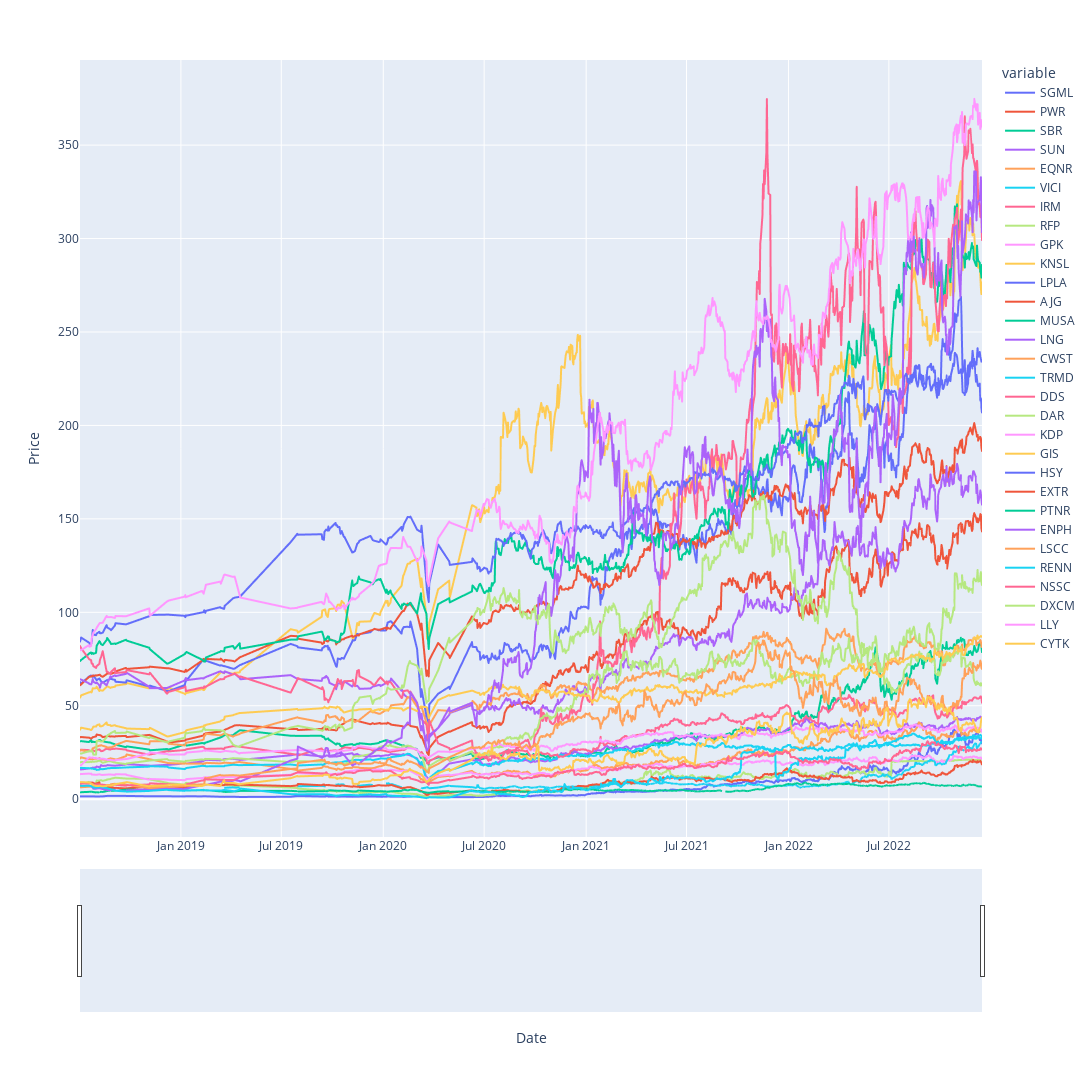

Write notebook code for a chart like this one.
### Markdown cell above
## Plot Price of Investments over Total Dataset

### Code cell
# Plot out prices for each stock since beginning of 2017
fig = px.line(mult_df, x=mult_df.index, y=mult_df.columns)
fig.update_xaxes(title="Date", rangeslider_visible=True)
fig.update_yaxes(title="Price")
fig.update_layout(height=1200, width=1800, 
                  showlegend=True)
fig.show()

### Figure 1 — Plotly figure (JSON) as saved in the notebook; plotly's stock layout.template omitted (floating-point values rounded to 4 significant figures; data arrays with more than 128 entries replaced by an {"elided": "..."} marker saying what was removed)
{"data": [{"hovertemplate": "variable=SGML<br>Date=%{x}<br>value=%{y}<extra></extra>", "legendgroup": "SGML", "line": {"color": "#636efa", "dash": "solid"}, "marker": {"symbol": "circle"}, "mode": "lines", "name": "SGML", "showlegend": true, "type": "scattergl", "x": {"elided": "718 str values"}, "xaxis": "x", "y": {"elided": "718 float values"}, "yaxis": "y"}, {"hovertemplate": "variable=PWR<br>Date=%{x}<br>value=%{y}<extra></extra>", "legendgroup": "PWR", "line": {"color": "#EF553B", "dash": "solid"}, "marker": {"symbol": "circle"}, "mode": "lines", "name": "PWR", "showlegend": true, "type": "scattergl", "x": {"elided": "718 str values"}, "xaxis": "x", "y": {"elided": "718 float values"}, "yaxis": "y"}, {"hovertemplate": "variable=SBR<br>Date=%{x}<br>value=%{y}<extra></extra>", "legendgroup": "SBR", "line": {"color": "#00cc96", "dash": "solid"}, "marker": {"symbol": "circle"}, "mode": "lines", "name": "SBR", "showlegend": true, "type": "scattergl", "x": {"elided": "718 str values"}, "xaxis": "x", "y": {"elided": "718 float values"}, "yaxis": "y"}, {"hovertemplate": "variable=SUN<br>Date=%{x}<br>value=%{y}<extra></extra>", "legendgroup": "SUN", "line": {"color": "#ab63fa", "dash": "solid"}, "marker": {"symbol": "circle"}, "mode": "lines", "name": "SUN", "showlegend": true, "type": "scattergl", "x": {"elided": "718 str values"}, "xaxis": "x", "y": {"elided": "718 float values"}, "yaxis": "y"}, {"hovertemplate": "variable=EQNR<br>Date=%{x}<br>value=%{y}<extra></extra>", "legendgroup": "EQNR", "line": {"color": "#FFA15A", "dash": "solid"}, "marker": {"symbol": "circle"}, "mode": "lines", "name": "EQNR", "showlegend": true, "type": "scattergl", "x": {"elided": "718 str values"}, "xaxis": "x", "y": {"elided": "718 float values"}, "yaxis": "y"}, {"hovertemplate": "variable=VICI<br>Date=%{x}<br>value=%{y}<extra></extra>", "legendgroup": "VICI", "line": {"color": "#19d3f3", "dash": "solid"}, "marker": {"symbol": "circle"}, "mode": "lines", "name": "VICI", "showlegend": true, "type": "scattergl", "x": {"elided": "718 str values"}, "xaxis": "x", "y": {"elided": "718 float values"}, "yaxis": "y"}, {"hovertemplate": "variable=IRM<br>Date=%{x}<br>value=%{y}<extra></extra>", "legendgroup": "IRM", "line": {"color": "#FF6692", "dash": "solid"}, "marker": {"symbol": "circle"}, "mode": "lines", "name": "IRM", "showlegend": true, "type": "scattergl", "x": {"elided": "718 str values"}, "xaxis": "x", "y": {"elided": "718 float values"}, "yaxis": "y"}, {"hovertemplate": "variable=RFP<br>Date=%{x}<br>value=%{y}<extra></extra>", "legendgroup": "RFP", "line": {"color": "#B6E880", "dash": "solid"}, "marker": {"symbol": "circle"}, "mode": "lines", "name": "RFP", "showlegend": true, "type": "scattergl", "x": {"elided": "718 str values"}, "xaxis": "x", "y": {"elided": "718 float values"}, "yaxis": "y"}, {"hovertemplate": "variable=GPK<br>Date=%{x}<br>value=%{y}<extra></extra>", "legendgroup": "GPK", "line": {"color": "#FF97FF", "dash": "solid"}, "marker": {"symbol": "circle"}, "mode": "lines", "name": "GPK", "showlegend": true, "type": "scattergl", "x": {"elided": "718 str values"}, "xaxis": "x", "y": {"elided": "718 float values"}, "yaxis": "y"}, {"hovertemplate": "variable=KNSL<br>Date=%{x}<br>value=%{y}<extra></extra>", "legendgroup": "KNSL", "line": {"color": "#FECB52", "dash": "solid"}, "marker": {"symbol": "circle"}, "mode": "lines", "name": "KNSL", "showlegend": true, "type": "scattergl", "x": {"elided": "718 str values"}, "xaxis": "x", "y": {"elided": "718 float values"}, "yaxis": "y"}, {"hovertemplate": "variable=LPLA<br>Date=%{x}<br>value=%{y}<extra></extra>", "legendgroup": "LPLA", "line": {"color": "#636efa", "dash": "solid"}, "marker": {"symbol": "circle"}, "mode": "lines", "name": "LPLA", "showlegend": true, "type": "scattergl", "x": {"elided": "718 str values"}, "xaxis": "x", "y": {"elided": "718 float values"}, "yaxis": "y"}, {"hovertemplate": "variable=AJG<br>Date=%{x}<br>value=%{y}<extra></extra>", "legendgroup": "AJG", "line": {"color": "#EF553B", "dash": "solid"}, "marker": {"symbol": "circle"}, "mode": "lines", "name": "AJG", "showlegend": true, "type": "scattergl", "x": {"elided": "718 str values"}, "xaxis": "x", "y": {"elided": "718 float values"}, "yaxis": "y"}, {"hovertemplate": "variable=MUSA<br>Date=%{x}<br>value=%{y}<extra></extra>", "legendgroup": "MUSA", "line": {"color": "#00cc96", "dash": "solid"}, "marker": {"symbol": "circle"}, "mode": "lines", "name": "MUSA", "showlegend": true, "type": "scattergl", "x": {"elided": "718 str values"}, "xaxis": "x", "y": {"elided": "718 float values"}, "yaxis": "y"}, {"hovertemplate": "variable=LNG<br>Date=%{x}<br>value=%{y}<extra></extra>", "legendgroup": "LNG", "line": {"color": "#ab63fa", "dash": "solid"}, "marker": {"symbol": "circle"}, "mode": "lines", "name": "LNG", "showlegend": true, "type": "scattergl", "x": {"elided": "718 str values"}, "xaxis": "x", "y": {"elided": "718 float values"}, "yaxis": "y"}, {"hovertemplate": "variable=CWST<br>Date=%{x}<br>value=%{y}<extra></extra>", "legendgroup": "CWST", "line": {"color": "#FFA15A", "dash": "solid"}, "marker": {"symbol": "circle"}, "mode": "lines", "name": "CWST", "showlegend": true, "type": "scattergl", "x": {"elided": "718 str values"}, "xaxis": "x", "y": {"elided": "718 float values"}, "yaxis": "y"}, {"hovertemplate": "variable=TRMD<br>Date=%{x}<br>value=%{y}<extra></extra>", "legendgroup": "TRMD", "line": {"color": "#19d3f3", "dash": "solid"}, "marker": {"symbol": "circle"}, "mode": "lines", "name": "TRMD", "showlegend": true, "type": "scattergl", "x": {"elided": "718 str values"}, "xaxis": "x", "y": {"elided": "718 float values"}, "yaxis": "y"}, {"hovertemplate": "variable=DDS<br>Date=%{x}<br>value=%{y}<extra></extra>", "legendgroup": "DDS", "line": {"color": "#FF6692", "dash": "solid"}, "marker": {"symbol": "circle"}, "mode": "lines", "name": "DDS", "showlegend": true, "type": "scattergl", "x": {"elided": "718 str values"}, "xaxis": "x", "y": {"elided": "718 float values"}, "yaxis": "y"}, {"hovertemplate": "variable=DAR<br>Date=%{x}<br>value=%{y}<extra></extra>", "legendgroup": "DAR", "line": {"color": "#B6E880", "dash": "solid"}, "marker": {"symbol": "circle"}, "mode": "lines", "name": "DAR", "showlegend": true, "type": "scattergl", "x": {"elided": "718 str values"}, "xaxis": "x", "y": {"elided": "718 float values"}, "yaxis": "y"}, {"hovertemplate": "variable=KDP<br>Date=%{x}<br>value=%{y}<extra></extra>", "legendgroup": "KDP", "line": {"color": "#FF97FF", "dash": "solid"}, "marker": {"symbol": "circle"}, "mode": "lines", "name": "KDP", "showlegend": true, "type": "scattergl", "x": {"elided": "718 str values"}, "xaxis": "x", "y": {"elided": "718 float values"}, "yaxis": "y"}, {"hovertemplate": "variable=GIS<br>Date=%{x}<br>value=%{y}<extra></extra>", "legendgroup": "GIS", "line": {"color": "#FECB52", "dash": "solid"}, "marker": {"symbol": "circle"}, "mode": "lines", "name": "GIS", "showlegend": true, "type": "scattergl", "x": {"elided": "718 str values"}, "xaxis": "x", "y": {"elided": "718 float values"}, "yaxis": "y"}, {"hovertemplate": "variable=HSY<br>Date=%{x}<br>value=%{y}<extra></extra>", "legendgroup": "HSY", "line": {"color": "#636efa", "dash": "solid"}, "marker": {"symbol": "circle"}, "mode": "lines", "name": "HSY", "showlegend": true, "type": "scattergl", "x": {"elided": "718 str values"}, "xaxis": "x", "y": {"elided": "718 float values"}, "yaxis": "y"}, {"hovertemplate": "variable=EXTR<br>Date=%{x}<br>value=%{y}<extra></extra>", "legendgroup": "EXTR", "line": {"color": "#EF553B", "dash": "solid"}, "marker": {"symbol": "circle"}, "mode": "lines", "name": "EXTR", "showlegend": true, "type": "scattergl", "x": {"elided": "718 str values"}, "xaxis": "x", "y": {"elided": "718 float values"}, "yaxis": "y"}, {"hovertemplate": "variable=PTNR<br>Date=%{x}<br>value=%{y}<extra></extra>", "legendgroup": "PTNR", "line": {"color": "#00cc96", "dash": "solid"}, "marker": {"symbol": "circle"}, "mode": "lines", "name": "PTNR", "showlegend": true, "type": "scattergl", "x": {"elided": "718 str values"}, "xaxis": "x", "y": {"elided": "718 float values"}, "yaxis": "y"}, {"hovertemplate": "variable=ENPH<br>Date=%{x}<br>value=%{y}<extra></extra>", "legendgroup": "ENPH", "line": {"color": "#ab63fa", "dash": "solid"}, "marker": {"symbol": "circle"}, "mode": "lines", "name": "ENPH", "showlegend": true, "type": "scattergl", "x": {"elided": "718 str values"}, "xaxis": "x", "y": {"elided": "718 float values"}, "yaxis": "y"}, {"hovertemplate": "variable=LSCC<br>Date=%{x}<br>value=%{y}<extra></extra>", "legendgroup": "LSCC", "line": {"color": "#FFA15A", "dash": "solid"}, "marker": {"symbol": "circle"}, "mode": "lines", "name": "LSCC", "showlegend": true, "type": "scattergl", "x": {"elided": "718 str values"}, "xaxis": "x", "y": {"elided": "718 float values"}, "yaxis": "y"}, {"hovertemplate": "variable=RENN<br>Date=%{x}<br>value=%{y}<extra></extra>", "legendgroup": "RENN", "line": {"color": "#19d3f3", "dash": "solid"}, "marker": {"symbol": "circle"}, "mode": "lines", "name": "RENN", "showlegend": true, "type": "scattergl", "x": {"elided": "718 str values"}, "xaxis": "x", "y": {"elided": "718 float values"}, "yaxis": "y"}, {"hovertemplate": "variable=NSSC<br>Date=%{x}<br>value=%{y}<extra></extra>", "legendgroup": "NSSC", "line": {"color": "#FF6692", "dash": "solid"}, "marker": {"symbol": "circle"}, "mode": "lines", "name": "NSSC", "showlegend": true, "type": "scattergl", "x": {"elided": "718 str values"}, "xaxis": "x", "y": {"elided": "718 float values"}, "yaxis": "y"}, {"hovertemplate": "variable=DXCM<br>Date=%{x}<br>value=%{y}<extra></extra>", "legendgroup": "DXCM", "line": {"color": "#B6E880", "dash": "solid"}, "marker": {"symbol": "circle"}, "mode": "lines", "name": "DXCM", "showlegend": true, "type": "scattergl", "x": {"elided": "718 str values"}, "xaxis": "x", "y": {"elided": "718 float values"}, "yaxis": "y"}, {"hovertemplate": "variable=LLY<br>Date=%{x}<br>value=%{y}<extra></extra>", "legendgroup": "LLY", "line": {"color": "#FF97FF", "dash": "solid"}, "marker": {"symbol": "circle"}, "mode": "lines", "name": "LLY", "showlegend": true, "type": "scattergl", "x": {"elided": "718 str values"}, "xaxis": "x", "y": {"elided": "718 float values"}, "yaxis": "y"}, {"hovertemplate": "variable=CYTK<br>Date=%{x}<br>value=%{y}<extra></extra>", "legendgroup": "CYTK", "line": {"color": "#FECB52", "dash": "solid"}, "marker": {"symbol": "circle"}, "mode": "lines", "name": "CYTK", "showlegend": true, "type": "scattergl", "x": {"elided": "718 str values"}, "xaxis": "x", "y": {"elided": "718 float values"}, "yaxis": "y"}], "layout": {"height": 1200, "legend": {"title": {"text": "variable"}, "tracegroupgap": 0}, "margin": {"t": 60}, "showlegend": true, "width": 1800, "xaxis": {"anchor": "y", "domain": [0, 1], "rangeslider": {"visible": true}, "title": {"text": "Date"}}, "yaxis": {"anchor": "x", "domain": [0, 1], "title": {"text": "Price"}}}}
